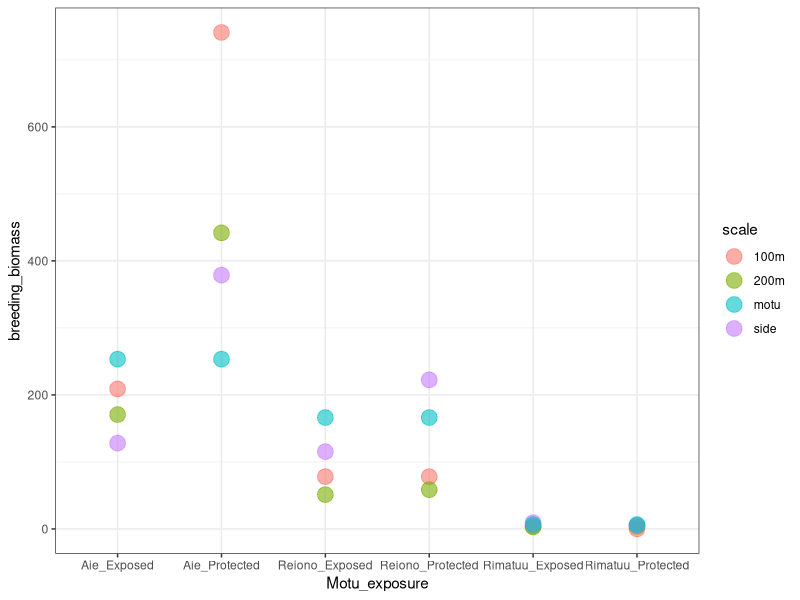
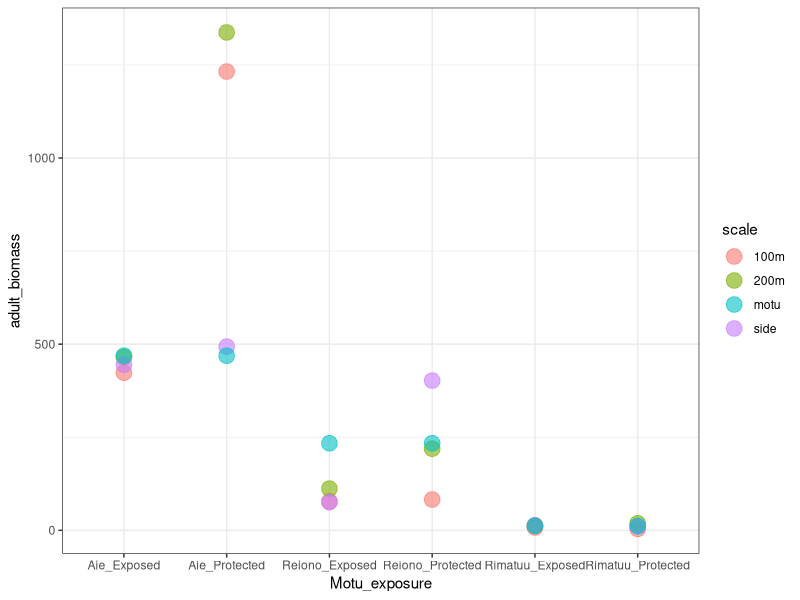
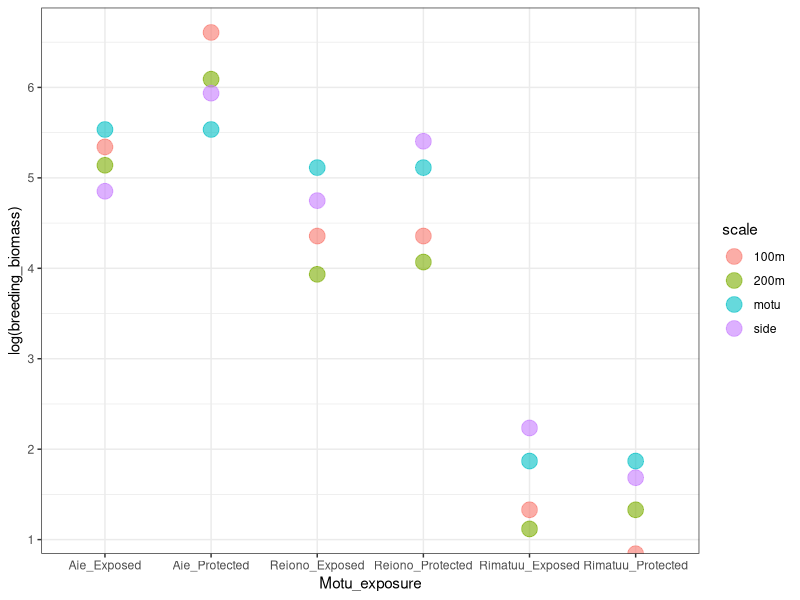
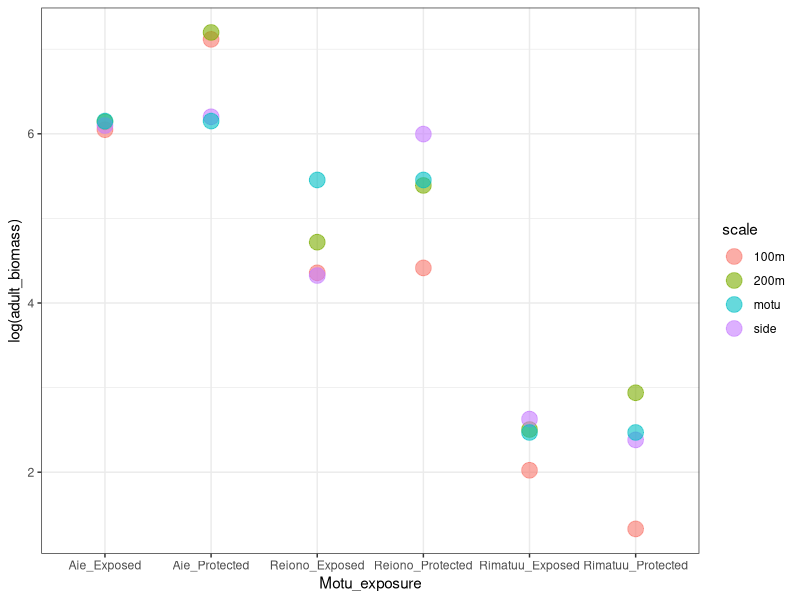
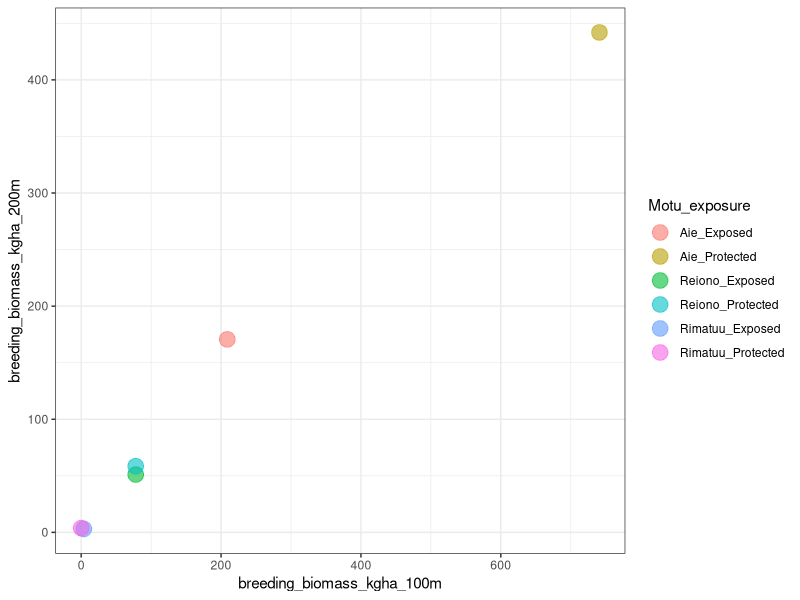
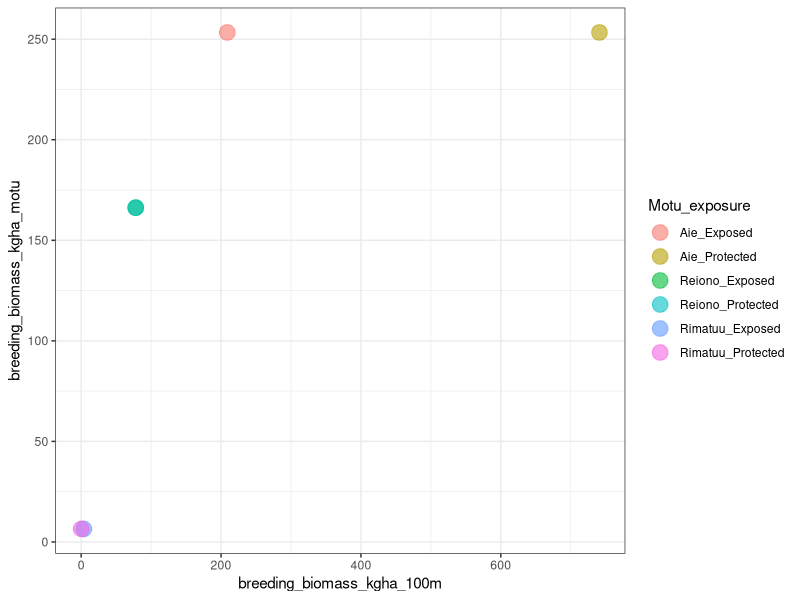
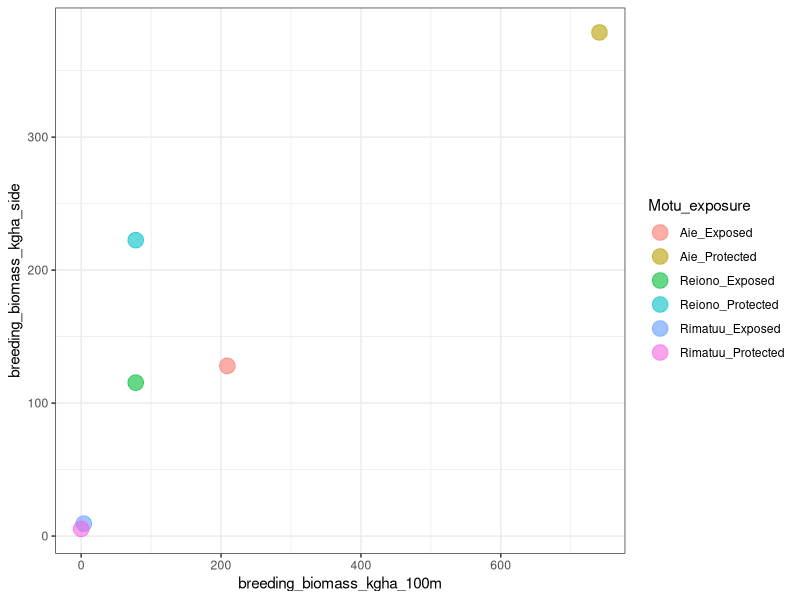
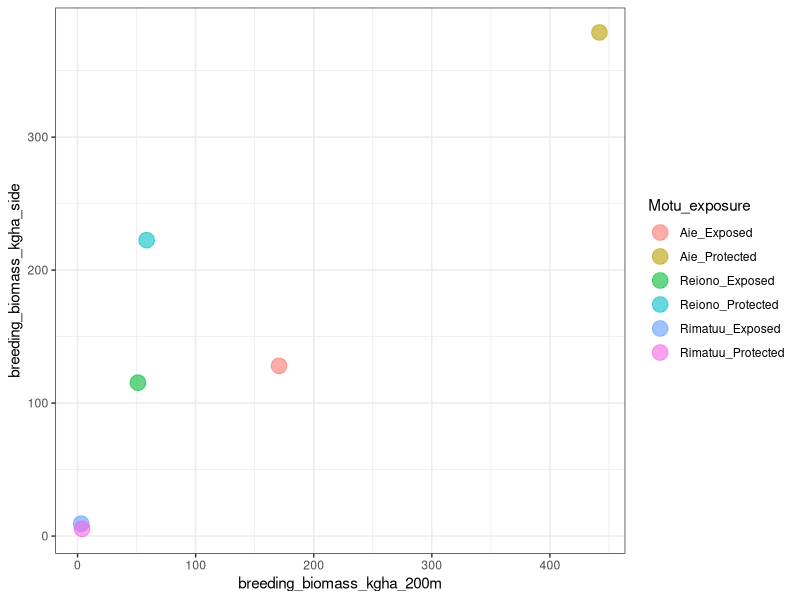

Here is the R script that generated these plots, in order:
## ---- chunk 1
library(tidyverse)
## ---- chunk 2

sb_dat<-read.csv("raw_data/SeabirdTransectsTetiaroaOct.csv", stringsAsFactors = TRUE) #seabird data from Jayna & Simon
trans_dat<-read.csv("raw_data/seabird_transects_to_use.csv", stringsAsFactors = TRUE) #which focal transects to use
bio_dat<-read.csv("raw_data/seabird_biomass_conversions.csv", stringsAsFactors = TRUE)
  #seabird biomass conversions by species. Has average adult mass per species from Handbook of the Birds of the World (typical source, but should double-check A.minutus and O. lunatus because just from google preview - my subscription ran out) and from EltonTraits paper (https://esajournals.onlinelibrary.wiley.com/doi/abs/10.1890/13-1917.1)

str(sb_dat)
str(trans_dat)
str(bio_dat)

#note: had to have line of text in seabird_transects_to_use.csv file to make it keep leading 0's for transect names....now delete that line: 
trans_dat<-
  trans_dat%>%
  filter(TransectStart_100m!="text")%>%
  droplevels()
trans_dat


## ---- chunk 3
sb_dat_focal<-
  sb_dat%>%
  filter(Motu == "Aie"|Motu =="Rimatuu"|Motu == "Reiono")%>%
  droplevels()

str(sb_dat_focal) #down to 588 rows, 3 factor levels for Motu.

## ---- chunk 4
#sandbar transects from GPScoordinates tab = 1549, 1550, 1551, 1718, 0952
#sandbar transects from map: 1718-0952, 0952-1549, 1549-1550, 1550-1551, 1551-0945.
#from datasheet, only found: 0952-1548, 1548-1549, 1550-1551, 1551-1552. Note for 1551-1552 says end transect also called 0952. 

sb_dat_focal2<-
  sb_dat_focal%>%
  filter(!(TransectStart=="1548"|TransectStart=="1550"|TransectStart=="1551"|TransectStart=="0952"))%>%
  droplevels()

sb_dat_focal2%>%
  distinct(TransectStart) #59 total transects, regardless of |TransectStart=="1718"
#looks like from map, should be 11 transects on Aie (5 on sandbar, 6 around coast), not 10. So I think missing one sandbar transect in data*
#move forward with these, double-check with Jayna/Simon. 

## ---- chunk 5

##need to get number of transects per motu and area to calculate density----
sb_dat_focal2%>%
  distinct(TransectStart) #63 total transects --> now 59

sb_dat_focal2%>%
  group_by(Motu)%>%
  distinct(TransectStart) %>%
  summarize(number_transects = length(TransectStart))
#Motu     number_transects
#Aie	    6			
#Reiono	  19			
#Rimatuu	34	
#equals 59, so makes sense

#check that we get the same when use TransectEnd instead: 
sb_dat_focal2%>%
  group_by(Motu)%>%
  distinct(TransectEnd) %>%
  summarize(number_transects = length(TransectEnd))
#yup, matches above!

#and can triple check by using times:
sb_dat_focal2%>%
  group_by(Motu)%>%
  distinct(Time) %>%
  summarize(number_transects = length(Time))
#matches again, so that's all good

#add column to data that has number of transects info: 
sb_dat_focal3<-
  sb_dat_focal2%>%
  mutate(Number_transects = case_when(Motu == "Aie" ~ 6, #changed from 10 in previous version to exclude sandbar
                                      Motu == "Reiono" ~19,
                                       Motu == "Rimatuu" ~34))%>%
  relocate(Number_transects, .after = Motu)

sb_dat_focal3


###add in biomass-----
sb_dat_focal3_bio<-
  left_join(sb_dat_focal3,
            select(bio_dat, c(SpeciesName, Body_mass_HBW, Body_mass_Elton)),
            by = "SpeciesName")%>%
  relocate(Body_mass_HBW, .after = SpeciesName)%>%
    relocate(Body_mass_Elton, .after = Body_mass_HBW)

sb_dat_focal3_bio #looks good!

## ---- chunk 6
levels(sb_dat_focal$Distance.m)
#only keep "within 3" and "3 to 5"
#update: also keep 0 and what about blank - these seem to be flushed (at least for Iti - see below)*****

sb_dat_focal%>%
filter(Distance.m ==""| Distance.m == "0")

sb_dat_focal%>%
filter(InlandVsSeaward =="Seaward")

sb_dat_focal4<-
  sb_dat_focal3_bio%>%
  filter(Distance.m=="within 3" | Distance.m=="3 to 5" |Distance.m=="0"| Distance.m=="")%>%
  droplevels()

str(sb_dat_focal4)
## ---- chunk 7

##100 m-----
#probably an easier way to do this, but for now just manually keep any transects that match our designated ones. Not sure if points will be start or end, so allow to be either: 
sb_dat_focal_100m<-
  sb_dat_focal4%>%
  filter((TransectStart == "0946"&TransectEnd == "0947")|(TransectStart == "0947"&TransectEnd == "0946") |  #Aie exposed
           (TransectStart == "0950"&TransectEnd == "0945")|(TransectStart == "0945"&TransectEnd == "0950")| #Aie protected
           (TransectStart == "0695"&TransectEnd == "0696")|(TransectStart == "0696"&TransectEnd == "0695")| #Rimatuu exposed
           (TransectStart == "0648"&TransectEnd == "0686")|(TransectStart == "0686"&TransectEnd == "0648")| #Rimatuu protected
           (TransectStart == "1149"&TransectEnd == "1150")|(TransectStart == "1150"&TransectEnd == "1149")| #Reiono exposed
           (TransectStart == "1139"&TransectEnd == "1140")|(TransectStart == "1140"&TransectEnd == "1139")) #Reiono protected

sb_dat_focal_100m

sb_dat_focal_100m%>%
  distinct(TransectStart)
#left with 6 transects - which means all of them are still in the data! Most seabirds on Aie though...

###add in column on which side of the motus these transects are on. Again, I'm sure there's a better way but for now do it manually: 
sb_dat_focal_100m<-
  sb_dat_focal_100m%>%
  mutate(Exposure = case_when(TransectStart == "0946" ~ "Exposed",
                              TransectStart == "0950" ~ "Protected",
                              TransectStart == "1139" ~ "Protected",
                              TransectStart == "1149" ~ "Exposed",
                              TransectStart == "0648" ~ "Protected",
                              TransectStart == "0695" ~ "Exposed"))%>%
  mutate(Exposure  = as.factor(Exposure))%>%
  relocate(Exposure, .after = Motu)

sb_dat_focal_100m

##200 m-----
sb_dat_focal_200m_only<-
  sb_dat_focal4%>%
  filter((TransectStart == "0948"&TransectEnd == "0947")|(TransectStart == "0947"&TransectEnd == "0948") |  #Aie exposed
           (TransectStart == "0950"&TransectEnd == "0949")|(TransectStart == "0949"&TransectEnd == "0950")| #Aie protected
           (TransectStart == "0695"&TransectEnd == "0694")|(TransectStart == "0694"&TransectEnd == "0695")| #Rimatuu exposed
           (TransectStart == "0687"&TransectEnd == "0686")|(TransectStart == "0686"&TransectEnd == "0687")| #Rimatuu protected
           (TransectStart == "1149"&TransectEnd == "1148")|(TransectStart == "1148"&TransectEnd == "1149")| #Reiono exposed
           (TransectStart == "1139"&TransectEnd == "1138")|(TransectStart == "1138"&TransectEnd == "1139")) #Reiono protected
sb_dat_focal_200m_only

sb_dat_focal_200m_only%>%
  distinct(TransectStart)


###add in column on which side of the motus these transects are on. Again, I'm sure there's a better way but for now do it manually: 
sb_dat_focal_200m_only<-
  sb_dat_focal_200m_only%>%
  mutate(Exposure = case_when(TransectStart == "0947" ~ "Exposed",
                              TransectStart == "0949" ~ "Protected",
                              TransectStart == "1138" ~ "Protected",
                              TransectStart == "1148" ~ "Exposed",
                              TransectStart == "0686" ~ "Protected",
                              TransectStart == "0694" ~ "Exposed"))%>%
  mutate(Exposure  = as.factor(Exposure))%>%
  relocate(Exposure, .after = Motu)

sb_dat_focal_200m_only

#combine with 100 m so this dataset has both together:
sb_dat_focal_100_and_200m<-
  bind_rows(sb_dat_focal_100m, sb_dat_focal_200m_only)

sb_dat_focal_100_and_200m


##motu side----
#Aie South (Exposed): 945 - 946 - 947 - 948 = 3 transects 
#Aie North (Protected): 948 - 949 - 950 - 945 = 3 transects

#Reiono: dividing point south = 1143 (RE10 transect), north = 0837 (RE1 transect)
#Reiono west (Protected): RE1 - RE10 = 0837 - 0838 - 0839 - 1137 - 1138 - 1139 - 1140 - 1141 - 1142 - 1143 = 9 transects
#Reiono east (Exposed): RE10 - RE19 = 1143 - 1144 - 1145 - 1146 - 1147 - 1148 - 1149 - 1150 - 1151 - 1152 = 9 transects

#Rimatuu: dividing point south = 0692 (RI39 transect). West go to top corner (RI20/ 0631) East go to corner - RI1(0606) to cover to corner (or could stop at  RI49 (0702) which ends just before corner). 
#Rimatuu west (Protected): RI20 - RI39 = 0631 - 0632 - 0633 - 0634 - 0635 - 0636 - 0637 - 0638 - 0644 - 0645 - 0646 - 0647 - 0648 - 0686 - 0687 - 0688 - 0689 - 0690 - 0691  - 0692  = 19 transects
#Rimatuu east (Exposed): RI1 - RI49 - RI39 = 0692 - 0693 - 0694 - 0695 - 0696 - 0697 - 0698 - 0699 - 0700 - 0701 - 0702 - 0606 = 11 transects

#additional transects: 
#we know all direction is counterclockwise, so don't need to worry about replicating start/end when a lot of these: 
sb_dat_focal_motu_side_only<-
  sb_dat_focal4%>%
  filter((TransectStart == "0945"&TransectEnd == "0946")| #Aie exposed (just need to add 0945 - 0946)
           (TransectStart == "0948"&TransectEnd == "0949")|  #Aie protected (just need to add 0948 - 0949)
           
           (TransectStart == "0692"&TransectEnd == "0693")|(TransectStart == "0693"&TransectEnd == "0694")| (TransectStart == "0696"&TransectEnd == "0697")| (TransectStart == "0697"&TransectEnd == "0698")| 
           (TransectStart == "0698"&TransectEnd == "0699")| (TransectStart == "0699"&TransectEnd == "0700")| (TransectStart == "0700"&TransectEnd == "0701")|
           (TransectStart == "0701"&TransectEnd == "0702")| (TransectStart == "0702"&TransectEnd == "0606")|#Rimatuu exposed, exclude 100 & 200 m = (TransectStart == "0694"&TransectEnd == "0695")| (TransectStart == "0695"&TransectEnd == "0696")|
           
           (TransectStart == "0631"&TransectEnd == "0632")|(TransectStart == "0632"&TransectEnd == "0633")| (TransectStart == "0633"&TransectEnd == "0634")|
           (TransectStart == "0634"&TransectEnd == "0635")|(TransectStart == "0635"&TransectEnd == "0636")|(TransectStart == "0636"&TransectEnd == "0637")|
           (TransectStart == "0637"&TransectEnd == "0638")|(TransectStart == "0638"&TransectEnd == "0644")|(TransectStart == "0644"&TransectEnd == "0645")|
           (TransectStart == "0645"&TransectEnd == "0646")|(TransectStart == "0646"&TransectEnd == "0647")|(TransectStart == "0647"&TransectEnd == "0648")|
           (TransectStart == "0687"&TransectEnd == "0688")|(TransectStart == "0688"&TransectEnd == "0689")|(TransectStart == "0689"&TransectEnd == "0690")|
           (TransectStart == "0690"&TransectEnd == "0691")|(TransectStart == "0691"&TransectEnd == "0692")| #Rimatuu protected, exclude 100 & 200 m:(TransectStart == "0648"&TransectEnd == "0686")|(TransectStart == "0686"&TransectEnd == "0687")|
           
           (TransectStart == "1143"&TransectEnd == "1144")|(TransectStart == "1144"&TransectEnd == "1145")|(TransectStart == "1145"&TransectEnd == "1146")|
           (TransectStart == "1146"&TransectEnd == "1147")|(TransectStart == "1147"&TransectEnd == "1148")
        |(TransectStart == "1150"&TransectEnd == "1151")|(TransectStart == "1151"&TransectEnd == "1152") | #Reiono exposed, exclude 100 & 200 m: |(TransectStart == "1148"&TransectEnd == "1149") |(TransectStart == "1149"&TransectEnd == "1150")
          
           (TransectStart == "0837"&TransectEnd == "0838")|(TransectStart == "0838"&TransectEnd == "0839")|(TransectStart == "0839"&TransectEnd == "1137")
        |(TransectStart == "1137"&TransectEnd == "1138") 
        |(TransectStart == "1140"&TransectEnd == "1141") |(TransectStart == "1141"&TransectEnd == "1142") |(TransectStart == "1142"&TransectEnd == "1143")) #Reiono protected, exclude 100 & 200 m: |(TransectStart == "1138"&TransectEnd == "1139") |(TransectStart == "1139"&TransectEnd == "1140") 


sb_dat_focal_motu_side_only %>%
   group_by(Motu)%>%
  distinct(TransectStart) %>%
  summarize(number_transects = length(TransectStart))

#Aie	2			- yup, only added 1 transect per side
#Reiono	12		- should be 18 - 4 = 14, BUT missing reiono 1143-1144 and 1144-1145 BECAUSE NO BIRDS WITHIN 5 M** So this is okay, but be sure to include these transects in calculation of area/density**
#Rimatuu	26	- should be 30 - 4 = 26, so this is good*

#add exposure: 
sb_dat_focal_motu_side_only<-
  sb_dat_focal_motu_side_only%>%
  mutate(Exposure = case_when(TransectStart == "0945" ~ "Exposed", #Aie
                              TransectStart == "0948" ~ "Protected", #Aie
                              TransectStart == "0692" | TransectStart == "0693" | TransectStart == "0696" | TransectStart == "0697" | TransectStart == "0698" | TransectStart == "0699" 
                              | TransectStart == "0700" | TransectStart == "0701" | TransectStart == "0702"  ~ "Exposed", #Rimatuu
                              TransectStart == "0631" | TransectStart == "0632" | TransectStart == "0633" | TransectStart == "0634" | 
                               TransectStart == "0635" | TransectStart == "0636" | TransectStart == "0637"|TransectStart == "0638" | TransectStart == "0644"|TransectStart == "0645" | 
                               TransectStart == "0646"|TransectStart == "0647" |  TransectStart == "0687"|TransectStart == "0688" | TransectStart == "0689"|TransectStart == "0690" | 
                              TransectStart == "0691"  ~ "Protected", #Rimatuu
                              TransectStart == "1143" | TransectStart == "1144" | TransectStart == "1145" | TransectStart == "1146" | TransectStart == "1147" | 
                              TransectStart == "1150" | TransectStart == "1151"   ~ "Exposed", #Reiono 
                              TransectStart == "0837" |  TransectStart == "0838" | TransectStart == "0839" | TransectStart == "1137" | TransectStart == "1140" | TransectStart == "1141" | 
                               TransectStart == "1142" ~ "Protected" #Reiono 
                              ))%>%
  mutate(Exposure  = as.factor(Exposure))%>%
  relocate(Exposure, .after = Motu)

sb_dat_focal_motu_side_only   
      
#combine with 100 and 200 m transects: 
sb_dat_focal_100_and_200m_and_side<-
  bind_rows(sb_dat_focal_100_and_200m, sb_dat_focal_motu_side_only)

sb_dat_focal_100_and_200m_and_side

sb_dat_focal_100_and_200m_and_side%>%
    group_by(Motu, Exposure)%>%
  distinct(TransectStart) %>%
  summarize(number_transects = length(TransectStart))
#Aie	Exposed	3		- YUP
#Aie	Protected	3		- YUP 
#Reiono	Exposed	7		- Missing 2, but no birds. so this is fine but use 9 as transect number**** 
#Reiono	Protected	9		- YUP 
#Rimatuu	Exposed	11	- YUP 	
#Rimatuu	Protected	19	 - YUP 

#add in number of transects: 
sb_dat_focal_100_and_200m_and_side<-
  sb_dat_focal_100_and_200m_and_side%>%
  mutate(Number_transects_side = case_when(Motu == "Aie" ~ 3, 
                                      Motu == "Reiono" ~9,
                                       Motu == "Rimatuu" & Exposure == "Exposed" ~11,
                                      Motu == "Rimatuu" & Exposure == "Protected" ~19))%>%
  relocate(Number_transects_side, .after = Motu)

sb_dat_focal_100_and_200m_and_side

## ---- chunk 8

levels(sb_dat_focal4$StageCategory) #looks like some have blank stage - let's see what these are:
sb_dat_focal4%>%
  filter(StageCategory=="")
#seaward "dead petrel?" so can ignore this one!


#limit to adult-sized birds---- 
#includes juveniles ("adult-sized birds that can fly but aren’t in their breeding coloration":
#but also if the category is "nest" or "onegg" then the adult is also present so should probably include these in the adult counts as well*
#don't include "egg" because adult wasn't present - likely was one of the adults that was flushed and already counted in the "adult" category. 
sb_dat_focal_adults<-
  sb_dat_focal4%>%
  filter(StageCategory=="adult" | StageCategory=="adultORjuv"|StageCategory=="juv"|StageCategory=="nest"|StageCategory=="onegg")%>%
  droplevels()


sb_dat_focal_adults


#now add by species/motu and calculate density----
sb_dat_focal_adults_motu_sp<-
  sb_dat_focal_adults%>%
  group_by(Motu, Number_transects, SpeciesName, Body_mass_HBW)%>%
  summarize(Abundance = sum(Nb))%>%
  mutate(Density_m2 = Abundance/(500*Number_transects)) %>% #5 x 100 m transects, so each transect = 500 m, times the number of transects
  mutate(Density_ha = Density_m2*10000) %>% #and convert to hectares because that's used a lot
  mutate(biomass_kg = Abundance*Body_mass_HBW/1000, #calculate biomass per species - divide by 1000 to go from grams to kg
         biomass_kg_m2 = biomass_kg/(500*Number_transects), #convert to per m^2 as above
        biomass_kg_ha = biomass_kg_m2 *10000) #convert to per hectare - divide by 500 because 500 m&2 per transect, multiple by 10000 for m^2 to hectare

sb_dat_focal_adults_motu_sp
#Aie has way more birds!  But only 2 species (and very small motu)....

##do this only for focal transects - first 100 m----
sb_dat_focal_adults_100m<-
  sb_dat_focal_100m%>%
  filter(StageCategory=="adult" | StageCategory=="adultORjuv"|StageCategory=="juv"|StageCategory=="nest"|StageCategory=="onegg")%>%
  droplevels()
sb_dat_focal_adults_100m


sb_dat_focal_adults_100m_sp<-
  sb_dat_focal_adults_100m%>%
  group_by(Motu, Exposure, TransectStart, TransectEnd, SpeciesName, Body_mass_HBW)%>%
  summarize(Abundance = sum(Nb))%>%
  mutate(Density_m2 = Abundance/(500)) %>% #5 x 100 m transects, so each transect = 500 m, and for this just 1 transect per motu/side
  mutate(Density_ha = Density_m2*10000) %>% #and convert to hectares because that's used a lot
  mutate(biomass_kg = Abundance*Body_mass_HBW/1000, #calculate biomass per species - divide by 1000 to go from grams to kg
         biomass_kg_ha = biomass_kg/500*10000) #convert to per hectare - divide by 500 because 500 m&2 per transect, multiple by 10000 for m^2 to hectare
sb_dat_focal_adults_100m_sp

#only 2 individuals on Reiono, 3 on Rimatuu

##do this only for focal transects - first 100 m plus additional 100 m = 200 m----

sb_dat_focal_adults_200m<-
  sb_dat_focal_100_and_200m%>%
  filter(StageCategory=="adult" | StageCategory=="adultORjuv"|StageCategory=="juv"|StageCategory=="nest"|StageCategory=="onegg")%>%
  droplevels()
sb_dat_focal_adults_200m


sb_dat_focal_adults_200m_sp<-
  sb_dat_focal_adults_200m%>%
  group_by(Motu, Exposure, TransectStart, TransectEnd, SpeciesName, Body_mass_HBW)%>%
  summarize(Abundance = sum(Nb))%>%
  mutate(Density_m2 = Abundance/(500*2)) %>% #5 x 100 m transects, so each transect = 500 m, and for this just 2 transects per motu/side so *2
  mutate(Density_ha = Density_m2*10000)%>% #and convert to hectares because that's used a lot
  mutate(biomass_kg = Abundance*Body_mass_HBW/1000, #calculate biomass per species - divide by 1000 to go from grams to kg
         biomass_kg_ha = biomass_kg/500*10000) #convert to per hectare - divide by 500 because 500 m&2 per transect, multiple by 10000 for m^2 to hectare

sb_dat_focal_adults_200m_sp


##do this only for focal transects - side of motu----
sb_dat_focal_adults_side<-
  sb_dat_focal_100_and_200m_and_side%>%
  filter(StageCategory=="adult" | StageCategory=="adultORjuv"|StageCategory=="juv"|StageCategory=="nest"|StageCategory=="onegg")%>%
  droplevels()
sb_dat_focal_adults_side


sb_dat_focal_adults_side_sp<-
  sb_dat_focal_adults_side%>%
  group_by(Motu, Exposure, Number_transects_side, TransectStart, TransectEnd,  SpeciesName, Body_mass_HBW)%>%
  summarize(Abundance = sum(Nb))%>%
  mutate(Density_m2 = Abundance/(500*Number_transects_side)) %>% #5 x 100 m transects, so each transect = 500 m, times the number of transects
  mutate(Density_ha = Density_m2*10000) %>% #and convert to hectares because that's used a lot
  mutate(biomass_kg = Abundance*Body_mass_HBW/1000, #calculate biomass per species - divide by 1000 to go from grams to kg
         biomass_kg_m2 = biomass_kg/(500*Number_transects_side), #convert to per m^2 as above
        biomass_kg_ha = biomass_kg_m2 *10000) #convert to per hectare - divide by 500 because 500 m&2 per transect, multiple by 10000 for m^2 to hectare


## ---- chunk 9

levels(sb_dat_focal4$StageCategory) #so now we DONT count any adults or juveniles.

#****NOTE: "juv" category shoudn't be counted here because "Since the “juveniles” are fully mobile adult-like birds they aren’t associated with nests."
##****NOTE: currently assuming each egg/chick/fledgling is in its OWN nest - this is correct - "all eggs, chicks, and fledglings are on their own nest. The only species that lays more than one egg is the brown booby, but there are no brown booby nests on those motu. I believe did try to make only one line per nest even for brown boobies, but for those there can be more than one egg or chick in the same nest."

#limit to nests:---- 
sb_dat_focal_nests<-
  sb_dat_focal4%>%
  filter(StageCategory=="chick" | StageCategory=="egg"| StageCategory=="fledgling"| StageCategory=="nest"| StageCategory=="onegg")%>%
  droplevels()

sb_dat_focal_nests

#now add by species/motu and calculate density----
sb_dat_focal_nests_motu_sp<-
  sb_dat_focal_nests%>%
  group_by(Motu, Number_transects, SpeciesName, Body_mass_HBW)%>%
  summarize(BreedingPairs = sum(Nb),
            Abundance = BreedingPairs)%>% #- originally multipled by 2 assuming 2 adults per nest (so # of seabirds rather than # nests or breeding pairs) - CHANGED TO 1 based on Jayna's email that only usually 1 bird on a nest at a time pooping***
  mutate(Density_m2 = Abundance/(500*Number_transects)) %>% #5 x 100 m transects, so each transect = 500 m, times the number of transects
  mutate(Density_ha = Density_m2*10000) %>% #and convert to hectares because that's used a lot
 mutate(biomass_kg = Abundance*Body_mass_HBW/1000, #calculate biomass per species  - divide by 1000 to go from grams to kg
         biomass_kg_m2 = biomass_kg/(500*Number_transects), #convert to per m^2 as above
        biomass_kg_ha = biomass_kg_m2 *10000) #convert to per hectare - divide by 500 because 500 m&2 per transect, multiple by 10000 for m^2 to hectare
 
 
sb_dat_focal_nests_motu_sp
#Different than number adults: Reiono now closer to Aie in terms of number of nests (esp for boobies whcih are much larger than the other species, and likely contribute more to nitrogen input)


##do this only for focal transects - first 100 m----
sb_dat_focal_nests_100m<-
  sb_dat_focal_100m%>%
  filter(StageCategory=="chick" | StageCategory=="egg"| StageCategory=="fledgling"| StageCategory=="nest"| StageCategory=="onegg")%>%
  droplevels()
sb_dat_focal_nests_100m


sb_dat_focal_nests_100m_sp<-
  sb_dat_focal_nests_100m%>%
  group_by(Motu, Exposure, TransectStart, TransectEnd, SpeciesName, Body_mass_HBW)%>%
  summarize(BreedingPairs = sum(Nb),
            Abundance = BreedingPairs)%>% #- originally multipled by 2 assuming 2 adults per nest (so # of seabirds rather than # nests or breeding pairs) - CHANGED TO 1 based on Jayna's email that only usually 1 bird on a nest at a time pooping***
  mutate(Density_m2 = Abundance/(500)) %>% #5 x 100 m transects, so each transect = 500 m, and for this just 1 transect per motu/side
  mutate(Density_ha = Density_m2*10000)%>% #and convert to hectares because that's used a lot
 mutate(biomass_kg = Abundance*Body_mass_HBW/1000, #calculate biomass per species - divide by 1000 to go from grams to kg
         biomass_kg_ha = biomass_kg/500*10000) #convert to per hectare - divide by 500 because 500 m&2 per transect, multiple by 10000 for m^2 to hectare
     #  mutate(biomass_kg_ha2 = Density_ha*(Body_mass_HBW/1000)) #THIS IS EQUIVALENT TO BIOMASS_KG_HA CALCULATION

sb_dat_focal_nests_100m_sp



##do this only for focal transects - first 100 m plus additional 100 m = 200 m----
sb_dat_focal_nests_200m<-
  sb_dat_focal_100_and_200m%>%
  filter(StageCategory=="chick" | StageCategory=="egg"| StageCategory=="fledgling"| StageCategory=="nest"| StageCategory=="onegg")%>%
  droplevels()
sb_dat_focal_nests_200m


sb_dat_focal_nests_200m_sp<-
  sb_dat_focal_nests_200m%>%
  group_by(Motu, Exposure, TransectStart, TransectEnd, SpeciesName, Body_mass_HBW)%>%
   summarize(BreedingPairs = sum(Nb),
            Abundance = BreedingPairs)%>% #- originally multipled by 2 assuming 2 adults per nest (so # of seabirds rather than # nests or breeding pairs) - CHANGED TO 1 based on Jayna's email that only usually 1 bird on a nest at a time pooping***
  mutate(Density_m2 = Abundance/(500*2)) %>% #5 x 100 m transects, so each transect = 500 m, and for this just 2 transects per motu/side so *2
  mutate(Density_ha = Density_m2*10000)%>% #and convert to hectares because that's used a lot
 mutate(biomass_kg = Abundance*Body_mass_HBW/1000, #calculate biomass per species - divide by 1000 to go from grams to kg
         biomass_kg_ha = biomass_kg/(500*2)*10000) #convert to per hectare - divide by 500*2 because 500 m^2 per transect and 2 transects, multiple by 10000 for m^2 to hectare
         #  mutate(biomass_kg_ha2 = Density_ha*(Body_mass_HBW/1000)) #THIS IS EQUIVALENT TO BIOMASS_KG_HA CALCULATION

  sb_dat_focal_nests_200m_sp


##do this only for focal transects - side of motu----
sb_dat_focal_nests_side<-
  sb_dat_focal_100_and_200m_and_side%>%
  filter(StageCategory=="chick" | StageCategory=="egg"| StageCategory=="fledgling"| StageCategory=="nest"| StageCategory=="onegg")%>%
  droplevels()
sb_dat_focal_nests_side


sb_dat_focal_nests_side_sp<-
  sb_dat_focal_nests_side%>%
  group_by(Motu, Exposure, Number_transects_side, TransectStart, TransectEnd,  SpeciesName, Body_mass_HBW)%>%
  summarize(BreedingPairs = sum(Nb),
            Abundance = BreedingPairs)%>% #- originally multipled by 2 assuming 2 adults per nest (so # of seabirds rather than # nests or breeding pairs) - CHANGED TO 1 based on Jayna's email that only usually 1 bird on a nest at a time pooping***
  mutate(Density_m2 = Abundance/(500*Number_transects_side)) %>% #5 x 100 m transects, so each transect = 500 m, times the number of transects
  mutate(Density_ha = Density_m2*10000) %>% #and convert to hectares because that's used a lot
 mutate(biomass_kg = Abundance*Body_mass_HBW/1000, #calculate biomass per species  - divide by 1000 to go from grams to kg
         biomass_kg_m2 = biomass_kg/(500*Number_transects_side), #convert to per m^2 as above
        biomass_kg_ha = biomass_kg_m2 *10000) #convert to per hectare - divide by 500 because 500 m&2 per transect, multiple by 10000 for m^2 to hectare
 # mutate(biomass_kg_ha2 = Density_ha*(Body_mass_HBW/1000)) #THIS IS EQUIVALENT TO BIOMASS_KG_HA CALCULATION
 
sb_dat_focal_nests_side_sp

## ---- chunk 10
#data by species and scale:
sb_dat_focal_nests_motu_sp
sb_dat_focal_nests_100m_sp
sb_dat_focal_nests_200m_sp
sb_dat_focal_nests_side_sp

sb_dat_focal_adults_motu_sp
sb_dat_focal_adults_100m_sp
sb_dat_focal_adults_200m_sp
sb_dat_focal_adults_side_sp

#nesting birds----
sb_dat_focal_nests_motu<-
  sb_dat_focal_nests_motu_sp%>%
  group_by(Motu)%>%
  summarize(breeding_density_ha_motu = sum(Density_ha),
            breeding_biomass_kgha_motu = sum(biomass_kg_ha))
sb_dat_focal_nests_motu
#Aie and Reiono were similar when included sandbar - see note above, need to check whether 10 is really the right number of transects for Aie, or if this is high because of sandbar transects (which may not = 100 m/is changing habitat so no nests??)
#BUT this is interesting given similar N15 signatures at Aie and Reiono - could give clues about scales that matter!
#When exclude sandbar, now clear gradient of Aie --> Reiono --> Rimatuu

sb_dat_focal_nests_100m<-
  sb_dat_focal_nests_100m_sp%>%
  group_by(Motu, Exposure)%>%
  summarize(breeding_density_ha_100m = sum(Density_ha),
            breeding_biomass_kgha_100m = sum(biomass_kg_ha))
sb_dat_focal_nests_100m


sb_dat_focal_nests_200m<-
  sb_dat_focal_nests_200m_sp%>%
  group_by(Motu, Exposure)%>%
  summarize(breeding_density_ha_200m = sum(Density_ha),
            breeding_biomass_kgha_200m = sum(biomass_kg_ha))
sb_dat_focal_nests_200m


sb_dat_focal_nests_side<-
  sb_dat_focal_nests_side_sp%>%
  group_by(Motu, Exposure)%>%
  summarize(breeding_density_ha_side = sum(Density_ha),
            breeding_biomass_kgha_side = sum(biomass_kg_ha))
sb_dat_focal_nests_side


#combine:
sb_dat_focal_nests_all1<-
  full_join(sb_dat_focal_nests_motu, sb_dat_focal_nests_200m,
            by = "Motu")

sb_dat_focal_nests_all2<-
  full_join(sb_dat_focal_nests_100m, sb_dat_focal_nests_all1, 
            by = c("Motu", "Exposure"))  


sb_dat_focal_nests_all<-
  full_join(sb_dat_focal_nests_side, sb_dat_focal_nests_all2, 
            by = c("Motu", "Exposure"))  %>% 
  select(Motu, Exposure, breeding_biomass_kgha_100m, breeding_biomass_kgha_200m, breeding_biomass_kgha_side, breeding_biomass_kgha_motu,
         breeding_density_ha_100m, breeding_density_ha_200m, breeding_density_ha_side, breeding_density_ha_motu) %>% #reorder columns
    replace_na(list(breeding_density_ha_100m = 0, breeding_biomass_kgha_100m = 0)) #replace NA with 0s because 0 birds in Rimatuu Protected 100 m

sb_dat_focal_nests_all


##adult seabirds-----
sb_dat_focal_adults_motu<-
  sb_dat_focal_adults_motu_sp%>%
  group_by(Motu)%>%
  summarize(adult_density_ha_motu = sum(Density_ha),
            adult_biomass_kgha_motu = sum(biomass_kg_ha))
sb_dat_focal_adults_motu
#Aie and Reiono now really different!


sb_dat_focal_adults_100m<-
  sb_dat_focal_adults_100m_sp%>%
  group_by(Motu, Exposure)%>%
  summarize(adult_density_ha_100m = sum(Density_ha),
            adult_biomass_kgha_100m = sum(biomass_kg_ha))
sb_dat_focal_adults_100m


sb_dat_focal_adults_200m<-
  sb_dat_focal_adults_200m_sp%>%
  group_by(Motu, Exposure)%>%
  summarize(adult_density_ha_200m = sum(Density_ha),
            adult_biomass_kgha_200m = sum(biomass_kg_ha))
sb_dat_focal_adults_200m

sb_dat_focal_adults_side<-
  sb_dat_focal_adults_side_sp%>%
  group_by(Motu, Exposure)%>%
  summarize(adult_density_ha_side = sum(Density_ha),
            adult_biomass_kgha_side = sum(biomass_kg_ha))
sb_dat_focal_adults_side

#combine:
sb_dat_focal_adults_all1<-
  full_join(sb_dat_focal_adults_motu, sb_dat_focal_adults_200m,
            by = "Motu")

sb_dat_focal_adults_all2<-
  full_join(sb_dat_focal_adults_all1, sb_dat_focal_adults_100m, 
            by = c("Motu", "Exposure"))  


sb_dat_focal_adults_all<-
  full_join(sb_dat_focal_adults_all2, sb_dat_focal_adults_side, 
            by = c("Motu", "Exposure"))  %>% 
  select(Motu, Exposure, adult_biomass_kgha_100m, adult_biomass_kgha_200m, adult_biomass_kgha_side, adult_biomass_kgha_motu,
         adult_density_ha_100m, adult_density_ha_200m, adult_density_ha_side, adult_density_ha_motu) %>% #reorder columns
    replace_na(list(adult_density_ha_100m = 0, adult_biomass_kgha_100m = 0)) #replace NA with 0s because 0 birds in Reiono Exposed 100 m

sb_dat_focal_adults_all


##combine all into one wide datasheet:
sb_dat_focal_adults_all
sb_dat_focal_nests_all

seabird_focal_all<-
  full_join(sb_dat_focal_nests_all, sb_dat_focal_adults_all,
            by = c("Motu", "Exposure"))

seabird_focal_all

## ---- chunk 11
#summarized datasheest:
seabird_focal_all%>%
  select(Motu, Exposure, breeding_biomass_kgha_100m:breeding_biomass_kgha_motu)%>%
  pivot_longer(cols = starts_with("breeding_biomass_kgha_"),
                names_to = "scale",
               names_prefix  = "breeding_biomass_kgha_",
               values_to = "breeding_biomass")%>%
  mutate(Motu_exposure = str_c(Motu, Exposure, sep ="_"))%>%
  ggplot(aes(x = Motu_exposure, y = breeding_biomass, fill = scale, color = scale))+
  geom_point(size = 5, alpha= .6)+
  theme_bw()



seabird_focal_all%>%
  select(Motu, Exposure, adult_biomass_kgha_100m:adult_biomass_kgha_motu)%>%
  pivot_longer(cols = starts_with("adult_biomass_kgha_"),
                names_to = "scale",
               names_prefix  = "adult_biomass_kgha_",
               values_to = "adult_biomass")%>%
  mutate(Motu_exposure = str_c(Motu, Exposure, sep ="_"))%>%
  ggplot(aes(x = Motu_exposure, y = adult_biomass, fill = scale, color = scale))+
  geom_point(size = 5, alpha= .6)+
  theme_bw()

##log plots: 
seabird_focal_all%>%
  select(Motu, Exposure, breeding_biomass_kgha_100m:breeding_biomass_kgha_motu)%>%
  pivot_longer(cols = starts_with("breeding_biomass_kgha_"),
                names_to = "scale",
               names_prefix  = "breeding_biomass_kgha_",
               values_to = "breeding_biomass")%>%
  mutate(Motu_exposure = str_c(Motu, Exposure, sep ="_"))%>%
  ggplot(aes(x = Motu_exposure, y = log(breeding_biomass), fill = scale, color = scale))+
  geom_point(size = 5, alpha= .6)+
  theme_bw()



seabird_focal_all%>%
  select(Motu, Exposure, adult_biomass_kgha_100m:adult_biomass_kgha_motu)%>%
  pivot_longer(cols = starts_with("adult_biomass_kgha_"),
                names_to = "scale",
               names_prefix  = "adult_biomass_kgha_",
               values_to = "adult_biomass")%>%
  mutate(Motu_exposure = str_c(Motu, Exposure, sep ="_"))%>%
  ggplot(aes(x = Motu_exposure, y = log(adult_biomass), fill = scale, color = scale))+
  geom_point(size = 5, alpha= .6)+
  theme_bw()



#check relationship among the different scales:----
#breeding birds: 
seabird_focal_all%>%
  mutate(Motu_exposure = str_c(Motu, Exposure, sep ="_"))%>%
  ggplot(aes(x = breeding_biomass_kgha_100m, y = breeding_biomass_kgha_200m, fill = Motu_exposure, color = Motu_exposure))+
  geom_point(size = 5, alpha= .6)+
  theme_bw()

seabird_focal_all%>%
  mutate(Motu_exposure = str_c(Motu, Exposure, sep ="_"))%>%
  ggplot(aes(x = breeding_biomass_kgha_100m, y = breeding_biomass_kgha_motu, fill = Motu_exposure, color = Motu_exposure))+
  geom_point(size = 5, alpha= .6)+
  theme_bw()
#interesting - 100 and 200 m scales closely matchfor breeding , but motu and 100 m do not!


seabird_focal_all%>%
  mutate(Motu_exposure = str_c(Motu, Exposure, sep ="_"))%>%
  ggplot(aes(x = breeding_biomass_kgha_100m, y = breeding_biomass_kgha_side, fill = Motu_exposure, color = Motu_exposure))+
  geom_point(size = 5, alpha= .6)+
  theme_bw()

seabird_focal_all%>%
  mutate(Motu_exposure = str_c(Motu, Exposure, sep ="_"))%>%
  ggplot(aes(x = breeding_biomass_kgha_200m, y = breeding_biomass_kgha_side, fill = Motu_exposure, color = Motu_exposure))+
  geom_point(size = 5, alpha= .6)+
  theme_bw()

seabird_focal_all%>%
  mutate(Motu_exposure = str_c(Motu, Exposure, sep ="_"))%>%
  ggplot(aes(x = breeding_biomass_kgha_motu, y = breeding_biomass_kgha_side, fill = Motu_exposure, color = Motu_exposure))+
  geom_point(size = 5, alpha= .6)+
  theme_bw()

#adult birds: 
seabird_focal_all%>%
  mutate(Motu_exposure = str_c(Motu, Exposure, sep ="_"))%>%
  ggplot(aes(x = adult_biomass_kgha_100m, y = adult_biomass_kgha_200m, fill = Motu_exposure, color = Motu_exposure))+
  geom_point(size = 5, alpha= .6)+
  theme_bw()

seabird_focal_all%>%
  mutate(Motu_exposure = str_c(Motu, Exposure, sep ="_"))%>%
  ggplot(aes(x = adult_biomass_kgha_100m, y = adult_biomass_kgha_motu, fill = Motu_exposure, color = Motu_exposure))+
  geom_point(size = 5, alpha= .6)+
  theme_bw()
#patterns less clear for adult birds

#adult vs. breeding birds: 
seabird_focal_all%>%
  mutate(Motu_exposure = str_c(Motu, Exposure, sep ="_"))%>%
  ggplot(aes(x = adult_biomass_kgha_100m, y = breeding_biomass_kgha_100m, fill = Motu_exposure, color = Motu_exposure))+
  geom_point(size = 5, alpha= .6)+
  theme_bw()

seabird_focal_all%>%
  mutate(Motu_exposure = str_c(Motu, Exposure, sep ="_"))%>%
  ggplot(aes(x = adult_biomass_kgha_200m, y = breeding_biomass_kgha_200m, fill = Motu_exposure, color = Motu_exposure))+
  geom_point(size = 5, alpha= .6)+
  theme_bw()

seabird_focal_all%>%
  mutate(Motu_exposure = str_c(Motu, Exposure, sep ="_"))%>%
  ggplot(aes(x = adult_biomass_kgha_motu, y = breeding_biomass_kgha_motu, fill = Motu_exposure, color = Motu_exposure))+
  geom_point(size = 5, alpha= .6)+
  theme_bw()
#some patterns but definitely not linear relationship.  

## ---- chunk 12

#cor plots:
library(corrplot) #for checking correlations

#just look at biomass---
seabird_focal_all_bio<-
  seabird_focal_all%>%
  select(-contains("density")) %>%
   rename_with(~ str_remove(., "kgha_"), everything())#%>%
  # rename_with(~ str_remove(., "mass"), everything())
 seabird_focal_all_bio 

corrplot(cor(seabird_focal_all_bio[,3:10]), type = "upper", addCoef.col = "gray", addCoefasPercent = FALSE, tl.col = "black", title = "biomass")


#just look at density---
seabird_focal_all_density<-
  seabird_focal_all%>%
  select(-contains("biomass")) %>%
   rename_with(~ str_remove(., "ha_"), everything())#%>%
  # rename_with(~ str_remove(., "mass"), everything())
 seabird_focal_all_density 

 corrplot(cor(seabird_focal_all_density[,3:10]), type = "upper", addCoef.col = "gray", addCoefasPercent = FALSE, tl.col = "black", title = "density")

 
#all combined---
seabird_focal_all_r<-
  seabird_focal_all%>%
   rename_with(~ str_remove(., "eeding"), everything())%>%
   rename_with(~ str_remove(., "dult"), everything())%>%
   rename_with(~ str_remove(., "kgha_"), everything())%>%
   rename_with(~ str_remove(., "ha_"), everything())%>%
   rename_with(~ str_remove(., "ity"), everything())%>%
   rename_with(~ str_remove(., "mass"), everything())

 corrplot(cor(seabird_focal_all_r[,3:18]), type = "upper", addCoef.col = "gray", addCoefasPercent = FALSE, tl.col = "black", title = "all")

 

 ##all very highly correlated, esp breeding biomass at 100-200-side scales, and breeding with adult biomass at 100-200 scales.  
 
#conduct actual correlation test----
cor(seabird_focal_all_r[,3:18])

#try wtih rstatix package:
library(rstatix)
cor_test(seabird_focal_all_r[,3:18]) 

#pick out most important comparisons:
#compare breeding biomass across all spatial scales:
br_bio_cor<-cor_test(seabird_focal_all_bio[,3:6]) 
br_bio_cor


#compare adult biomass across all spatial scales:
adult_bio_cor<-cor_test(seabird_focal_all_bio[,7:10]) 
adult_bio_cor

#compare breeding versus adult biomass, density vs. biomass within each spatial scale:
#100 m:
seabird_focal_all_r_100<-
seabird_focal_all_r%>%
    select(contains("100m"))
seabird_focal_all_r_100

cor_100<-cor_test(seabird_focal_all_r_100[,2:5]) 
  cor_100

#200 m:
seabird_focal_all_r_200<-
seabird_focal_all_r%>%
    select(contains("200m"))
seabird_focal_all_r_200

cor_200<-cor_test(seabird_focal_all_r_200[,2:5]) 
  cor_200
  
#side:
seabird_focal_all_r_side<-
seabird_focal_all_r%>%
    select(contains("side"))
seabird_focal_all_r_side

cor_side<-cor_test(seabird_focal_all_r_side[,2:5]) 
  cor_side
  
  
#motu:
seabird_focal_all_r_motu<-
  seabird_focal_all_r%>%
    select(contains("motu"))
seabird_focal_all_r_motu

cor_motu<-cor_test(seabird_focal_all_r_motu[,2:5]) 
  cor_motu
  
  

#save cor test outputs----
#write.csv(cor_motu, "outputs/seabird_corr_by_motu.csv")
#write.csv(cor_side, "outputs/seabird_corr_by_side.csv")
#write.csv(cor_200, "outputs/seabird_corr_by_200m.csv")
#write.csv(cor_100, "outputs/seabird_corr_by_100m.csv")
#write.csv(br_bio_cor, "outputs/seabird_corr_breeding_biomass.csv")
#write.csv(adult_bio_cor, "outputs/seabird_corr_adult_biomass.csv")

## ---- chunk 13

#limit to correct transects - same as above plus transects 1-4 on Iti (0717-0718-0719-0720)----
sb_dat_iti<-
  sb_dat %>%
  filter((TransectStart == "0717"&TransectEnd == "0718")| 
           (TransectStart == "0718"&TransectEnd == "0719")|
           (TransectStart == "0719"&TransectEnd == "0720")|
           (TransectStart == "0720"&TransectEnd == "0721"))


#remove birds > 5 m----
sb_dat_iti2<-
  sb_dat_iti%>%
  filter(Distance.m=="within 3" | Distance.m=="3 to 5" |Distance.m=="0"| Distance.m=="")%>%
  droplevels()

##add in biomass----
sb_dat_iti_bio<-
  left_join(sb_dat_iti2,
            select(bio_dat, c(SpeciesName, Body_mass_HBW, Body_mass_Elton)),
            by = "SpeciesName")%>%
  relocate(Body_mass_HBW, .after = SpeciesName)%>%
    relocate(Body_mass_Elton, .after = Body_mass_HBW)%>%
  mutate(Number_transects = 4) #add number of transects

sb_dat_iti_bio #looks good!


#limit to adult-sized birds---- 
#includes juveniles ("adult-sized birds that can fly but aren’t in their breeding coloration":
#but also if the category is "nest" or "onegg" then the adult is also present so should probably include these in the adult counts as well*
#don't include "egg" because adult wasn't present - likely was one of the adults that was flushed and already counted in the "adult" category. 
sb_dat_iti_adults<-
  sb_dat_iti_bio%>%
  filter(StageCategory=="adult" | StageCategory=="adultORjuv"|StageCategory=="juv"|StageCategory=="nest"|StageCategory=="onegg")%>%
  droplevels()
sb_dat_iti_adults


#now add by species/motu and calculate density----
sb_dat_iti_adults_sp<-
  sb_dat_iti_adults%>%
  group_by(Motu, Number_transects, SpeciesName, Body_mass_HBW)%>%
  summarize(Abundance = sum(Nb))%>%
  mutate(Density_m2 = Abundance/(500*Number_transects)) %>% #5 x 100 m transects, so each transect = 500 m, times the number of transects
  mutate(Density_ha = Density_m2*10000) %>% #and convert to hectares because that's used a lot
  mutate(biomass_kg = Abundance*Body_mass_HBW/1000, #calculate biomass per species - divide by 1000 to go from grams to kg
         biomass_kg_m2 = biomass_kg/(500*Number_transects), #convert to per m^2 as above
        biomass_kg_ha = biomass_kg_m2 *10000) #convert to per hectare - divide by 500 because 500 m&2 per transect, multiple by 10000 for m^2 to hectare

sb_dat_iti_adults_sp



##repeat for breeding birds----
sb_dat_iti_nests<-
  sb_dat_iti_bio%>%
  filter(StageCategory=="chick" | StageCategory=="egg"| StageCategory=="fledgling"| StageCategory=="nest"| StageCategory=="onegg")%>%
  droplevels()

sb_dat_iti_nests

#now add by species/motu and calculate density----
sb_dat_iti_nests_sp<-
  sb_dat_iti_nests%>%
  group_by(Motu, Number_transects, SpeciesName, Body_mass_HBW)%>%
  summarize(BreedingPairs = sum(Nb),
            Abundance = BreedingPairs)%>% #Original breeding density/biomass estimates are assuming 2 birds per nest, as per one of my previous papers. But, Jayna suggested only 1 bird per nest because typically only one there pooping at a time. So changed.
  mutate(Density_m2 = Abundance/(500*Number_transects)) %>% #5 x 100 m transects, so each transect = 500 m, times the number of transects
  mutate(Density_ha = Density_m2*10000) %>% #and convert to hectares because that's used a lot
 mutate(biomass_kg = Abundance*Body_mass_HBW/1000, #calculate biomass per species  - divide by 1000 to go from grams to kg
         biomass_kg_m2 = biomass_kg/(500*Number_transects), #convert to per m^2 as above
        biomass_kg_ha = biomass_kg_m2 *10000) #convert to per hectare - divide by 500 because 500 m&2 per transect, multiple by 10000 for m^2 to hectare

sb_dat_iti_nests_sp


###sum total, not by species----
#nesting birds
sb_dat_iti_nests<-
  sb_dat_iti_nests_sp%>%
  group_by(Motu)%>%
  summarize(breeding_density_ha_side = sum(Density_ha),
            breeding_biomass_kgha_side = sum(biomass_kg_ha))
sb_dat_iti_nests


#adult birds
sb_dat_iti_adults<-
  sb_dat_iti_adults_sp%>%
  group_by(Motu)%>%
  summarize(adult_density_ha_side = sum(Density_ha),
            adult_biomass_kgha_side = sum(biomass_kg_ha))%>%
  mutate(Exposure = "south")
sb_dat_iti_adults


##combine all into one wide datasheet:
seabird_iti_all<-
  full_join(sb_dat_iti_nests, sb_dat_iti_adults,
            by = c("Motu"))%>%
  mutate(Exposure = "na")

seabird_iti_all

##combine with side data:
seabird_side_w_iti_1<-
  rbind(select(seabird_focal_all, c(Motu, Exposure, breeding_density_ha_side, breeding_biomass_kgha_side,
                                                     adult_density_ha_side, adult_biomass_kgha_side)),
        seabird_iti_all)
seabird_side_w_iti_1

seabird_side_w_iti_2<-
  seabird_side_w_iti_1%>%
  ungroup%>%
  add_row(Motu = "Rimatuu_Iti", Exposure = "Exposed", 
          breeding_density_ha_side = (61.05263 + 2010.00000),
          breeding_biomass_kgha_side = (10.78105 + 489.93000),
          adult_density_ha_side = (62.10526 + 2850.00000),
          adult_biomass_kgha_side = (10.82842 + 607.40000))
seabird_side_w_iti_2

seabird_side_w_iti<-
  seabird_side_w_iti_2%>%
  filter(Motu!="Tahuna Iti")%>%
  filter(!(Motu == "Rimatuu"& Exposure == "Exposed"))%>%
  mutate(Motu = if_else(Motu == "Rimatuu_Iti", "Rimatuu", Motu))
  
seabird_side_w_iti

##ITI has by far the highest densities of any motu side....could explain n15 of Rimatuu??

## ---- chunk 14
cor_test(seabird_side_w_iti[,3:6]) 

#pick out most important comparisons:
#compare all within spatial scales (side for iti):
cor_iti<-cor_test(seabird_side_w_iti[,3:6]) 
cor_iti
#still highly correlated

#combine iti data with full data, then compare within spatial scales:
seabird_focal_all
seabird_side_w_iti

seabird_side_w_iti_c<-
  seabird_side_w_iti%>%
  rename_with(~paste0("iti_", .x, recycle0 = TRUE), contains("side"))


seabird_focal_all_and_iti<-
  full_join(seabird_focal_all, seabird_side_w_iti_c, by = c("Motu", "Exposure"))
seabird_focal_all_and_iti

#more corr tests:

#side:
seabird_focal_all_and_iti_side<-
seabird_focal_all_and_iti%>%
    select(contains("side"))
seabird_focal_all_and_iti_side

cor_iti_side<-cor_test(seabird_focal_all_and_iti_side[,2:9]) 
  cor_iti_side
#correlation goes away***

#compare breeding biomass across scales:
seabird_focal_all_and_iti_br_bio<-
  seabird_focal_all_and_iti%>%
    select(contains("breeding_biomass"))
seabird_focal_all_and_iti_br_bio
  
cor_br_bio_w_iti<-cor_test(seabird_focal_all_and_iti_br_bio[,2:6]) 
  cor_br_bio_w_iti
  
#yup, correlations with iti side are really bad**

#save additional cor test outputs----
#write.csv(cor_br_bio_w_iti, "outputs/seabird_corr_br_bio_w_iti.csv")
#write.csv(cor_iti_side, "outputs/seabird_corr_by_side_w_iti.csv")
#write.csv(cor_iti, "outputs/seabird_corr_side_iti_only.csv")

## ---- chunk 15

#by species:
sb_dat_focal_nests_motu_sp
sb_dat_focal_nests_100m_sp
sb_dat_focal_nests_200m_sp
sb_dat_focal_nests_side_sp

sb_dat_focal_adults_motu_sp
sb_dat_focal_adults_100m_sp
sb_dat_focal_adults_200m_sp
sb_dat_focal_adults_side_sp

#plus iti by species:
sb_dat_iti_adults_sp
sb_dat_iti_nests_sp

#aggregated:
seabird_focal_all
seabird_side_w_iti

#save(sb_dat_focal_nests_motu_sp, sb_dat_focal_nests_100m_sp, sb_dat_focal_nests_200m_sp,sb_dat_focal_nests_side_sp,
 #    sb_dat_focal_adults_motu_sp, sb_dat_focal_adults_100m_sp, #sb_dat_focal_adults_200m_sp,sb_dat_focal_adults_side_sp,
#     sb_dat_iti_adults_sp, sb_dat_iti_nests_sp,
#     seabird_focal_all, seabird_side_w_iti, file = "outputs/seabird_dens_bio_data.RData")


##also save all aggregated as .csv to make it easy to email/share----
#write.csv(seabird_focal_all, "outputs/seabird_dens_bio_focal_data.csv")

#save as .csv - w/ Iti:
#write.csv(seabird_side_w_iti, "outputs/seabird_dens_bio_by_side_iti_rimatuu_exposed_combined.csv")
